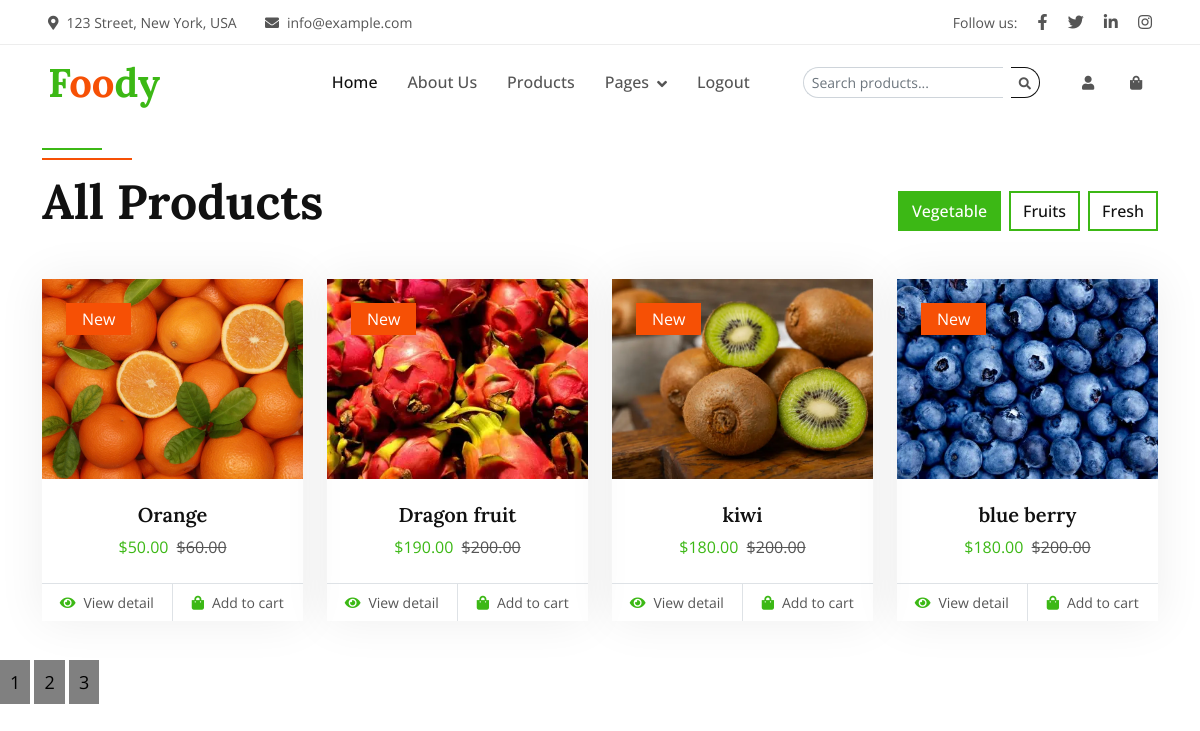
The page /all_products/ (signed in) on the database its author committed.
### shop/models.py (models this page shows, shortened)
class Product(models.Model):
    image = models.ImageField(upload_to='product_images/')
    name = models.CharField(max_length=200)
    description = models.TextField()
    price = models.DecimalField(max_digits=10, decimal_places=2)
    offer_price = models.DecimalField(max_digits=10, decimal_places=2, null=True, blank=True)
    stock = models.IntegerField()
    created = models.DateTimeField(auto_now_add=True)
    CATEGORY = models.ForeignKey(Category, on_delete=models.CASCADE)

### shop/views.py (the view)
# urls.py: path('all_products/',views.all_products, name='allproducts'),
def all_products(request):#this is allproduct view function which is used to show all the products in the database
    product = Product.objects.all().order_by("-created")
    query = request.GET.get("q")
    if query:
        product = Product.objects.filter(name__icontains = query).order_by("-created")
    paginator = Paginator(product, 4)  # Show 25 contacts per page.
    page_number = request.GET.get("page")
    page_obj = paginator.get_page(page_number)
    return render(request,"all products.html",{"page_obj": page_obj})

### templates/all products.html (shortened to what this page needs)
{% extends 'base.html' %}
{% block content %}
{% load static %}
    <div style="height: 50px;width: 100%;">
    </div>
    <div class="container-xxl py-5 " style="margin-top: 50px;">
        <div class="container">
            <div class="row g-0 gx-5 align-items-end">
                <div class="col-lg-6">
                    <div class="section-header text-start mb-5 wow fadeInUp" data-wow-delay="0.1s" style="max-width: 500px;">
                        <h1 class="display-5 mb-3">All Products</h1>
                    </div>
                </div>
                <div class="col-lg-6 text-start text-lg-end wow slideInRight" data-wow-delay="0.1s">
                    <ul class="nav nav-pills d-inline-flex justify-content-end mb-5">
                        <li class="nav-item me-2">
                            <a class="btn btn-outline-primary border-2 active" data-bs-toggle="pill" href="#tab-1">Vegetable</a>
                        </li>
                        <li class="nav-item me-2">
                            <a class="btn btn-outline-primary border-2" data-bs-toggle="pill" href="#tab-2">Fruits </a>
                        </li>
                        <li class="nav-item me-0">
                            <a class="btn btn-outline-primary border-2" data-bs-toggle="pill" href="#tab-3">Fresh</a>
                        </li>
                    </ul>
                </div>
            </div>
            <div class="tab-content">
                <div id="tab-1" class="tab-pane fade show p-0 active">
                    <div class="row g-4">
                       {% for i in page_obj %}
                        <div class="col-xl-3 col-lg-4 col-md-6 wow fadeInUp" data-wow-delay="{{ forloop.counter0 }}00ms">
                            <div class="product-item">
                                <div class="position-relative bg-light overflow-hidden">
                                    <img class="img-fluid w-100" src="{{ i.image.url}}" alt="" style="height: 200px; object-fit: cover;">
                                    <div class="bg-secondary rounded text-white position-absolute start-0 top-0 m-4 py-1 px-3">New</div>
                                </div>
                                <div class="text-center p-4">
                                    <a class="d-block h5 mb-2" href="">{{ i.name }}</a>
                                    <span class="text-primary me-1">${{ i.offer_price }}</span>
                                    <span class="text-body text-decoration-line-through">${{ i.price }}</span>
                                </div>
                                <div class="d-flex border-top">
                                    <small class="w-50 text-center border-end py-2">
                                        <a class="text-body" href="/productdetails/{{i.id}}/"><i class="fa fa-eye text-primary me-2"></i>View detail</a>
                                    </small>
                                    <small class="w-50 text-center py-2">
                                        <a class="text-body" href=""><i class="fa fa-shopping-bag text-primary me-2"></i>Add to cart</a>
                                    </small>
                                </div>
                            </div>
                        </div>
                        {% endfor %}
                    </div>
                </div>
            </div>
        </div>
    </div>
<div>
    {% for i in page_obj.paginator.page_range %}
    <a href="?page={{ i }}" style="padding: 10px; color: #000; background-color: gray;font-size: large;">{{ i }}</a>
    {% endfor %}
</div>
{% endblock %}

### static/css/style.css (style rules this page uses)
:root { --primary: #3CB815; --secondary: #F65005; --light: #F7F8FC; --dark: #111111; }
.btn { font-weight: 500; transition: .5s; }
.section-header { position: relative; padding-top: 25px; }
.section-header::before { position: absolute; content: ""; width: 60px; height: 2px; top: 0; left: 50%; transform: translateX(-50%); background: var(--primary); }
.section-header::after { position: absolute; content: ""; width: 90px; height: 2px; top: 10px; left: 50%; transform: translateX(-50%); background: var(--secondary); }
.section-header.text-start::before, .section-header.text-start::after { left: 0; transform: translateX(0); }
.nav-pills .nav-item .btn { color: var(--dark); }
.nav-pills .nav-item .btn:hover, .nav-pills .nav-item .btn.active { color: #FFFFFF; }
.product-item { box-shadow: 0 0 45px rgba(0, 0, 0, .07); }
.product-item img { transition: .5s; }

### rows shown on the page
Product: image (picture), name "Orange", offer_price "50.00", price "60.00"
Product: image (picture), name "Dragon fruit", offer_price "190.00", price "200.00"
Product: image (picture), name "kiwi", offer_price "180.00", price "200.00"
Product: image (picture), name "blue berry", offer_price "180.00", price "200.00"

### other values the page prints
{{ i }} "1" "2" "3"
